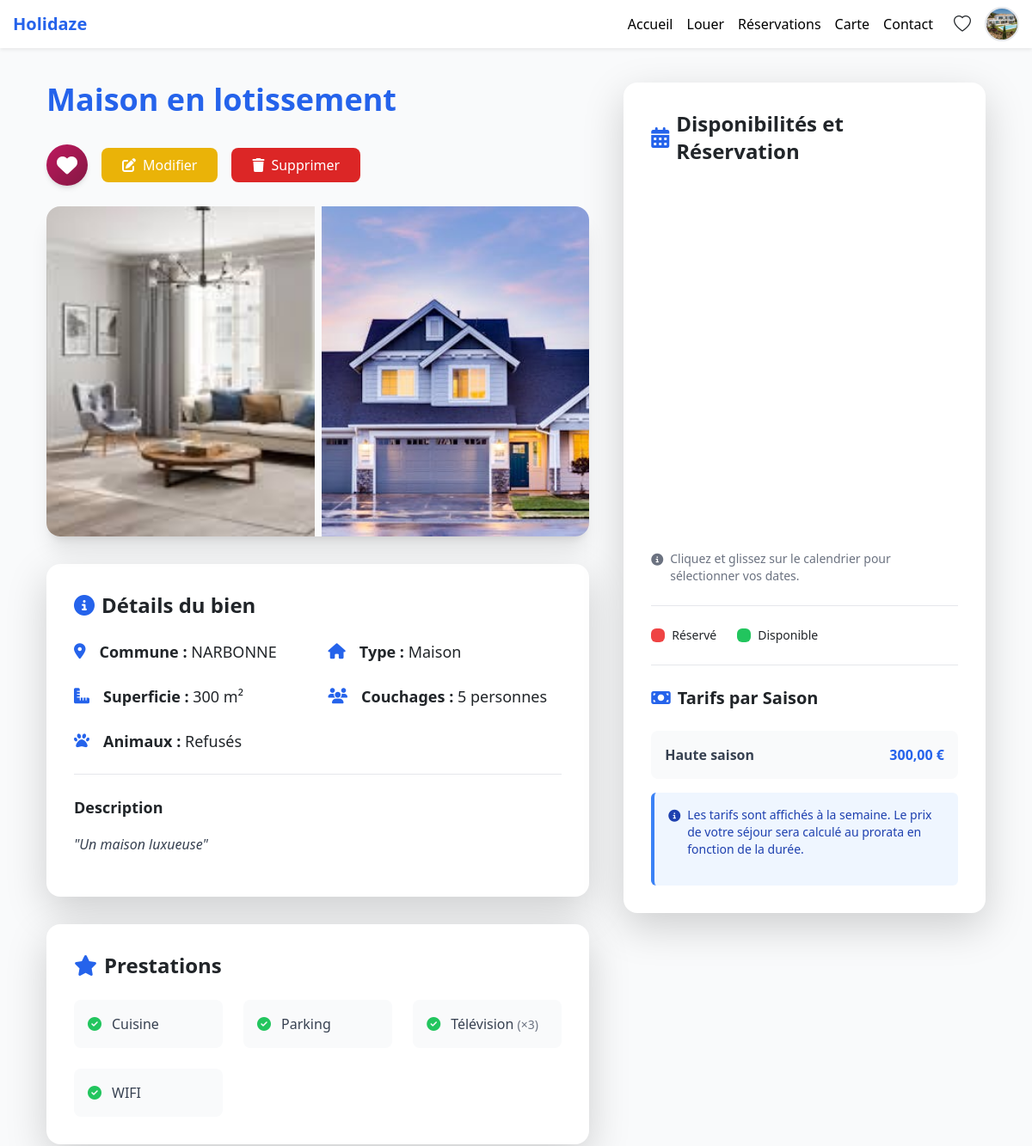
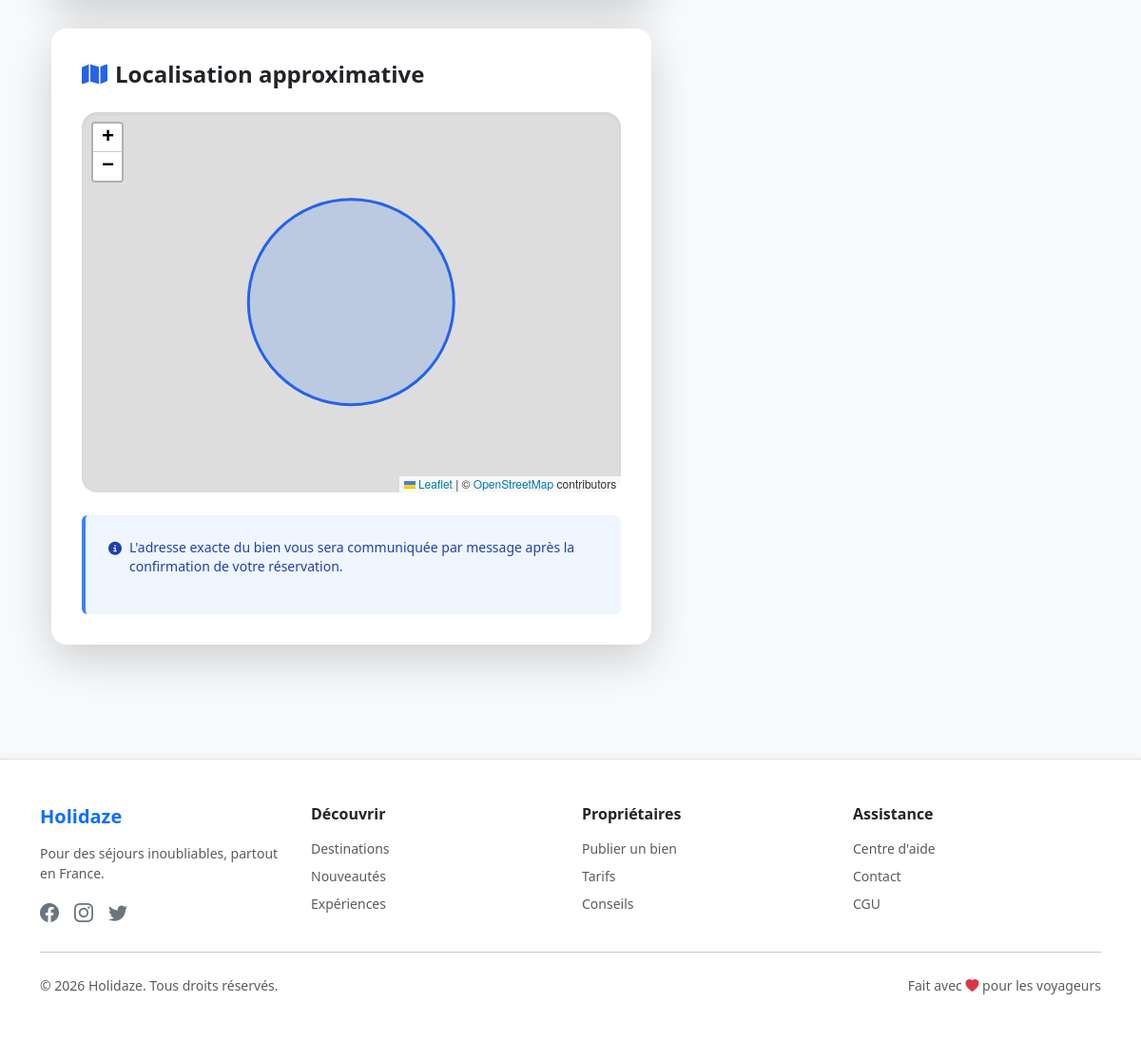
The app's page /Pages/Bien/bien_detail.php?id=39 (signed in) with its own data (2 pictures, top to bottom).
### tables this page shows
CREATE TABLE `bien` (
  `id_bien` int NOT NULL,
  `nom_bien` varchar(50) NOT NULL,
  `rue_bien` varchar(50) NOT NULL,
  `cp_bien` varchar(10) NOT NULL DEFAULT '',
  `latitude_bien` decimal(10,8) DEFAULT NULL,
  `longitude_bien` decimal(10,8) DEFAULT NULL,
  `com_bien` varchar(50) NOT NULL,
  `superficie_bien` varchar(50) NOT NULL,
  `description_bien` varchar(50) NOT NULL,
  `animaux_bien` varchar(50) NOT NULL,
  `nb_couchage` varchar(50) NOT NULL,
  `id_commune` int NOT NULL,
  `id_typebien` int NOT NULL,
  `id_utilisateur_proprietaire` int DEFAULT NULL,
  `valide` tinyint(1) DEFAULT '0'
);

CREATE TABLE `photo` (
  `id_photo` int NOT NULL,
  `nom_photo` varchar(50) NOT NULL,
  `lien_photo` varchar(100) NOT NULL,
  `id_bien` int NOT NULL
);

CREATE TABLE `commune` (
  `id_commune` int NOT NULL,
  `commune_departement` varchar(3) DEFAULT NULL,
  `commune_slug` varchar(255) DEFAULT NULL,
  `nom_commune` varchar(45) DEFAULT NULL,
  `latitude_commune` decimal(10,8) DEFAULT NULL,
  `longitude_commune` decimal(10,8) DEFAULT NULL,
  `commune_nom_simple` varchar(45) DEFAULT NULL,
  `commune_nom_reel` varchar(45) DEFAULT NULL,
  `commune_nom_soundex` varchar(20) DEFAULT NULL,
  `commune_nom_metaphone` varchar(22) DEFAULT NULL,
  `cp_commune` varchar(255) DEFAULT NULL,
  `commune` varchar(3) DEFAULT NULL,
  `code_commune` varchar(5) NOT NULL,
  `commune_arrondissement` smallint UNSIGNED DEFAULT NULL,
  `commune_canton` varchar(4) DEFAULT NULL,
  `commune_amdi` smallint UNSIGNED DEFAULT NULL,
  `commune_population_2010` mediumint UNSIGNED DEFAULT NULL,
  `commune_population_1999` mediumint UNSIGNED DEFAULT NULL,
  `commune_population_2012` mediumint UNSIGNED DEFAULT NULL COMMENT 'approximatif',
  `commune_densite_2010` int DEFAULT NULL,
  `commune_surface` float DEFAULT NULL,
  `commune_longitude_deg` float DEFAULT NULL,
  `commune_latitude_deg` float DEFAULT NULL,
  `commune_longitude_grd` varchar(9) DEFAULT NULL,
  `commune_latitude_grd` varchar(8) DEFAULT NULL,
  `commune_longitude_dms` varchar(9) DEFAULT NULL,
  `commune_latitude_dms` varchar(8) DEFAULT NULL,
  `commune_zmin` mediumint DEFAULT NULL,
  `commune_zmax` mediumint DEFAULT NULL
);

CREATE TABLE `type_bien` (
  `id_typebien` int NOT NULL,
  `des_typebien` varchar(50) NOT NULL
);

CREATE TABLE `secompose` (
  `id_bien` int NOT NULL,
  `id_prestation` int NOT NULL,
  `quantite` int NOT NULL
);

CREATE TABLE `prestation` (
  `id_prestation` int NOT NULL,
  `libelle_prestation` varchar(50) NOT NULL
);

CREATE TABLE `tarif` (
  `id_tarif` int NOT NULL,
  `semaine_tarif` varchar(50) NOT NULL,
  `annee_tarif` varchar(50) NOT NULL,
  `tarif` varchar(50) NOT NULL,
  `id_bien` int NOT NULL,
  `id_saison` int NOT NULL
);

CREATE TABLE `saison` (
  `id_saison` int NOT NULL,
  `libelle_saison` varchar(50) NOT NULL
);

### Pages/Bien/bien_detail.php (the view, shortened to what the rows shown need)
<?php
require_once '../../include/db.php';
require_once __DIR__ . '/../Favoris/favoris_class.php';
$id_bien = isset($_GET['id']) ? (int)$_GET['id'] : 0;
$sqlBien = "SELECT b.*,
                   c.nom_commune,
                   c.commune_latitude_deg as latitude_commune,
                   c.commune_longitude_deg as longitude_commune,
                   t.des_typebien,
                   b.id_utilisateur_proprietaire
            FROM bien b
            JOIN commune c ON b.id_commune = c.id_commune
            JOIN type_bien t ON b.id_typebien = t.id_typebien
            WHERE b.id_bien = ?";
$stmt = $pdo->prepare($sqlBien);
$stmt->execute([$id_bien]);
$bien = $stmt->fetch(PDO::FETCH_ASSOC);
$isOwner = isset($_SESSION['utilisateur_id']) && $_SESSION['utilisateur_id'] == $bien['id_utilisateur_proprietaire'];
$isAdmin = isset($_SESSION['role']) && $_SESSION['role'] === 'admin';
$canEdit = $isOwner || $isAdmin;
$stmtPhotos = $pdo->prepare("SELECT lien_photo FROM photo WHERE id_bien = ?");
$stmtPhotos->execute([$id_bien]);
$photos = $stmtPhotos->fetchAll(PDO::FETCH_ASSOC);
$tarifsStmt = $pdo->prepare("SELECT t.semaine_tarif,
                                     t.annee_tarif,
                                     t.tarif,
                                     t.id_tarif,
                                     s.libelle_saison
                              FROM tarif t
                              JOIN saison s ON t.id_saison = s.id_saison
                              WHERE t.id_bien = ?
                              ORDER BY t.annee_tarif, t.semaine_tarif");
$tarifsStmt->execute([$id_bien]);
$tarifsData = $tarifsStmt->fetchAll(PDO::FETCH_ASSOC);
$tarifsBySaison = [];
foreach ($tarifsData as $t) {
    if (!isset($tarifsBySaison[$t['libelle_saison']])) {
        $tarifsBySaison[$t['libelle_saison']] = [
            'libelle' => $t['libelle_saison'],
            'min_tarif' => (float)$t['tarif'],
            'max_tarif' => (float)$t['tarif']
        ];
    }
}
$stmtPrestations = $pdo->prepare("SELECT p.libelle_prestation, sc.quantite
                                   FROM prestation p
                                   INNER JOIN secompose sc ON p.id_prestation = sc.id_prestation
                                   WHERE sc.id_bien = ?
                                   ORDER BY p.libelle_prestation");
$stmtPrestations->execute([$id_bien]);
$prestations = $stmtPrestations->fetchAll(PDO::FETCH_ASSOC);
$favorisController = new FavorisController($pdo);
$estEnFavori = false;
if (isset($_SESSION['utilisateur_id'])) {
    $estEnFavori = $favorisController->estEnFavori($_SESSION['utilisateur_id'], $id_bien);
}
?>
<!DOCTYPE html>
<html lang="fr">
<head>
    <link href="https://cdn.jsdelivr.net/npm/bootstrap@5.3.0/dist/css/bootstrap.min.css" rel="stylesheet">
    <link rel="stylesheet" href="https://cdn.jsdelivr.net/npm/bootstrap-icons@1.11.0/font/bootstrap-icons.css">
    <script src="https://cdn.tailwindcss.com"></script>
    <link href='https://cdn.jsdelivr.net/npm/fullcalendar@6.1.15/index.global.min.css' rel='stylesheet' />
    <link rel="stylesheet" href="https://cdnjs.cloudflare.com/ajax/libs/font-awesome/6.5.0/css/all.min.css">
    <link rel="stylesheet" href="https://unpkg.com/leaflet@1.9.4/dist/leaflet.css" />
</head>
<body class="bg-gray-50">
<?php include '../header.php'; ?>
<div class="main-content">
    <div class="container mx-auto px-4 py-10 max-w-7xl">
        <div class="grid lg:grid-cols-[1.5fr,1fr] gap-10">
            <div>
                <div class="flex justify-between items-start mb-6 flex-wrap gap-4">
                    <h1 class="text-4xl font-bold" style="color: #2563eb;">
                        <?= htmlspecialchars($bien['nom_bien']) ?>
                    </h1>
                    <div class="flex gap-3 items-center">
                        <?php if (isset($_SESSION['utilisateur_id'])): ?>
                            <button
                                id="btn-favori"
                                onclick="toggleFavori(<?= $id_bien ?>)"
                                class="heart-btn flex items-center justify-center w-12 h-12 rounded-full font-semibold transition-all shadow-md hover:shadow-lg <?= $estEnFavori ? 'actif' : '' ?>" style="background: linear-gradient(135deg, #ec4899 0%, #db2777 100%);" title="<?= $estEnFavori ? 'Retirer des favoris' : 'Ajouter aux favoris' ?>">
                            </button>
                        <?php endif; ?>
                        <?php if ($canEdit): ?>
                            <div class="flex gap-3">
                            </div>
                        <?php endif; ?>
                    </div>
                </div>
                <div class="relative rounded-2xl overflow-hidden shadow-xl mb-8 photo-grid">
                    <?php if (count($photos) === 0): ?>
                        <img src="../../Photo/uploads/default.jpg"
                             alt="Photo par défaut"
                             class="w-full h-96 object-cover">
                    <?php elseif (count($photos) === 2): ?>
                        <div class="grid grid-cols-2 gap-2 h-96">
                            <?php foreach ($photos as $index => $p): ?>
                                <img src="../../<?= htmlspecialchars($p['lien_photo']) ?>"
                                     alt="Photo du bien <?= $index + 1 ?>"
                                     class="w-full h-full object-cover cursor-pointer hover:brightness-95 transition"
                                     onclick="openLightbox(<?= $index ?>)">
                            <?php endforeach; ?>
                        </div>
                    <?php endif; ?>
                </div>
                <div class="bg-white rounded-2xl shadow-lg p-8 mb-8">
                    <h2 class="text-2xl font-bold mb-6 flex items-center gap-2">
                        <i class="fas fa-info-circle" style="color: #2563eb;"></i>
                        Détails du bien
                    </h2>
                    <div class="grid md:grid-cols-2 gap-4 text-lg">
                        <div class="flex items-center gap-3">
                            <i class="fas fa-map-marker-alt" style="color: #2563eb;"></i>
                            <div>
                                <strong>Commune :</strong>
                                <?= htmlspecialchars($bien['nom_commune']) ?>
                            </div>
                        </div>
                        <div class="flex items-center gap-3">
                            <i class="fas fa-home" style="color: #2563eb;"></i>
                            <div>
                                <strong>Type :</strong>
                                <?= htmlspecialchars($bien['des_typebien']) ?>
                            </div>
                        </div>
                        <div class="flex items-center gap-3">
                            <i class="fas fa-ruler-combined" style="color: #2563eb;"></i>
                            <div>
                                <strong>Superficie :</strong>
                                <?= number_format($bien['superficie_bien'], 0, ',', ' ') ?> m²
                            </div>
                        </div>
                        <div class="flex items-center gap-3">
                            <i class="fas fa-users" style="color: #2563eb;"></i>
                            <div>
                                <strong>Couchages :</strong>
                                <?= $bien['nb_couchage'] ?> personne<?= $bien['nb_couchage'] > 1 ? 's' : '' ?>
                            </div>
                        </div>
                    </div>
                    <?php if (!empty($bien['description_bien'])): ?>
                        <div class="mt-6 pt-6 border-t border-gray-200">
                            <h3 class="font-bold text-lg mb-3">Description</h3>
                            <p class="text-gray-700 italic leading-relaxed">
                                "<?= nl2br(htmlspecialchars($bien['description_bien'])) ?>"
                            </p>
                        </div>
                    <?php endif; ?>
                </div>
                <div class="bg-white rounded-2xl shadow-lg p-8 mb-8">
                    <h2 class="text-2xl font-bold mb-6 flex items-center gap-2">
                        <i class="fas fa-star" style="color: #2563eb;"></i>
                        Prestations
                    </h2>
                    <?php if (count($prestations) > 0): ?>
                        <div class="grid grid-cols-1 md:grid-cols-2 lg:grid-cols-3 gap-4">
                            <?php foreach ($prestations as $p): ?>
                                <div class="flex items-center space-x-3 text-gray-700 bg-gray-50 p-3 rounded-lg">
                                    <i class="fas fa-check-circle text-green-500"></i>
                                    <span>
                                        <?= htmlspecialchars($p['libelle_prestation']) ?>
                                        <?php if ($p['quantite'] > 1): ?>
                                            <span class="text-sm text-gray-500">(×<?= $p['quantite'] ?>)</span>
                                        <?php endif; ?>
                                    </span>
                                </div>
                            <?php endforeach; ?>
                        </div>
                    <?php else: ?>
                        <p class="text-gray-500">Aucune prestation listée pour ce bien.</p>
                    <?php endif; ?>
                </div>
                <div class="bg-white rounded-2xl shadow-lg p-8 mb-8">
                    <h2 class="text-2xl font-bold mb-6 flex items-center gap-2">
                        <i class="fas fa-map" style="color: #2563eb;"></i>
                        Localisation approximative
                    </h2>
                </div>
            </div>
            <div class="lg:sticky lg:top-10 h-fit">
                <div class="bg-white rounded-2xl shadow-lg p-8">
                    <h2 class="text-2xl font-bold mb-6 flex items-center gap-2">
                        <i class="fas fa-calendar-alt" style="color: #2563eb;"></i>
                        Disponibilités et Réservation
                    </h2>
                    <?php if (!isset($_SESSION['utilisateur_id'])): ?>
                        <div class="bg-blue-100 border-l-4 border-blue-500 text-blue-700 p-4 mb-4 rounded" role="alert">
                            <p class="font-bold flex items-center gap-2">
                                <i class="fas fa-lock"></i>
                                Connectez-vous
                            </p>
                            <p class="mt-2">Vous devez être connecté pour voir les disponibilités et réserver.</p>
                        </div>
                        <a href="../connexion.php"
                           class="w-full block text-center text-white font-bold py-3 px-4 rounded-lg transition flex items-center justify-center gap-2" style="background-color: #2563eb;" onmouseover="this.style.backgroundColor='#1e40af'" onmouseout="this.style.backgroundColor='#2563eb'">
                            <i class="fas fa-sign-in-alt"></i>
                            <span>Se connecter</span>
                        </a>
                    <?php else: ?>
                        <div class="mt-6 pt-6 border-t border-gray-200">
                            <?php if (count($tarifsBySaison) > 0): ?>
                                <div class="space-y-3">
                                    <?php foreach ($tarifsBySaison as $saison): ?>
                                        <div class="bg-gray-50 p-3 rounded-lg">
                                            <div class="flex justify-between items-center">
                                                <span class="font-semibold text-gray-700">
                                                    <?= htmlspecialchars($saison['libelle']) ?>
                                                </span>
                                                <?php if ($saison['min_tarif'] == $saison['max_tarif']): ?>
                                                    <span class="font-bold" style="color: #2563eb;">
                                                        <?= number_format($saison['min_tarif'], 2, ',', ' ') ?> €
                                                    </span>
                                                <?php endif; ?>
                                            </div>
                                        </div>
                                    <?php endforeach; ?>
                                </div>
                            <?php else: ?>
                                <p class="text-gray-600 italic">Aucun tarif saisonnier disponible pour ce bien.</p>
                            <?php endif; ?>
                        </div>
                    <?php endif; ?>
                </div>
            </div>
        </div>
    </div>
</div>
<?php include '../footer.php'; ?>
</body>
</html>

### records on screen
bien: nom_bien "Maison en lotissement", id_commune.nom_commune "NARBONNE", id_typebien.des_typebien "Maison", superficie_bien "300", nb_couchage "5", description_bien "Un maison luxueuse"
photo: lien_photo (picture)
photo: lien_photo (picture)
secompose: id_prestation.libelle_prestation "Cuisine"
secompose: id_prestation.libelle_prestation "Parking"
secompose: id_prestation.libelle_prestation "Télévision", quantite "3"
secompose: id_prestation.libelle_prestation "WIFI"
tarif: id_saison.libelle_saison "Haute saison", tarif "300,00"
